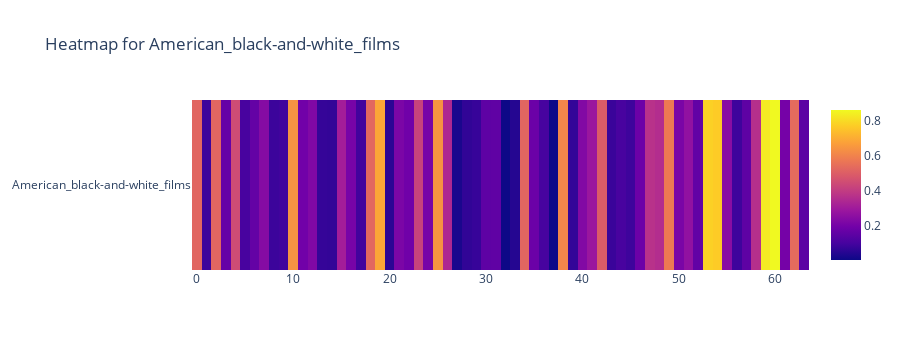
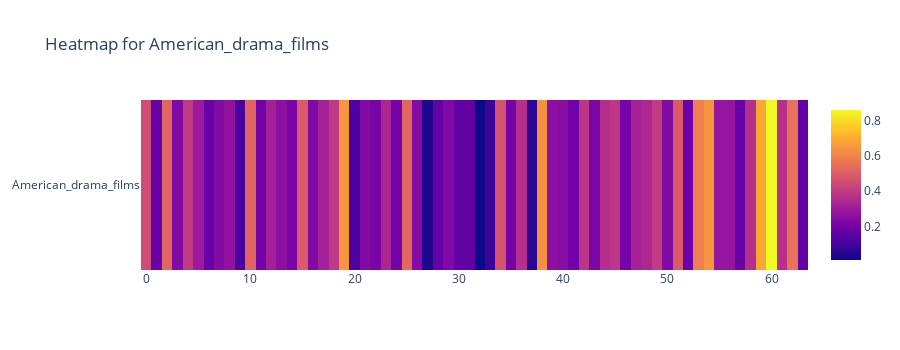
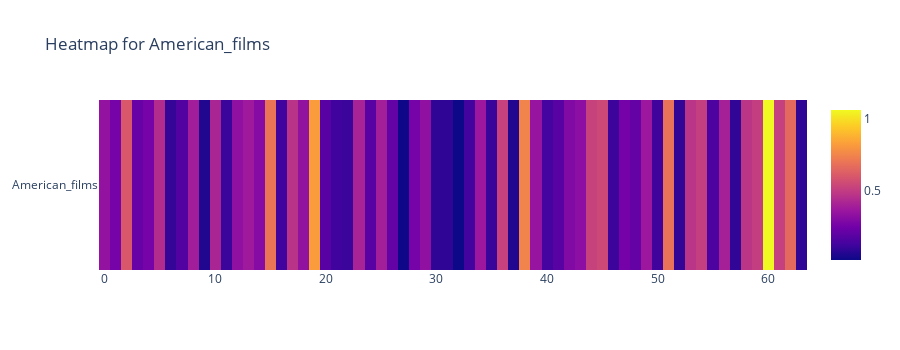
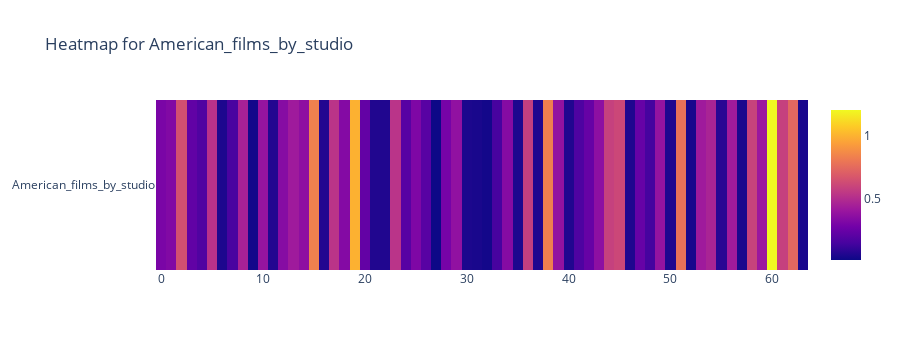

These figures' notebook cell, in order:
### Markdown cell above
## Building Heatmaps for each category
https://plotly.com/python/heatmaps/

### Code cell
for activ in cat_activations:
    fig = px.imshow(activ.T, title=f"Heatmap for {activ.columns[0]}", height=350)
    fig.show()

### Figure 1 — Plotly figure (JSON) as saved in the notebook; plotly's stock layout.template omitted (floating-point values rounded to 4 significant figures)
{"data": [{"coloraxis": "coloraxis", "hovertemplate": "x: %{x}<br>y: %{y}<br>color: %{z}<extra></extra>", "name": "0", "type": "heatmap", "x": [0, 1, 2, 3, 4, 5, 6, 7, 8, 9, 10, 11, 12, 13, 14, 15, 16, 17, 18, 19, 20, 21, 22, 23, 24, 25, 26, 27, 28, 29, 30, 31, 32, 33, 34, 35, 36, 37, 38, 39, 40, 41, 42, 43, 44, 45, 46, 47, 48, 49, 50, 51, 52, 53, 54, 55, 56, 57, 58, 59, 60, 61, 62, 63], "xaxis": "x", "y": ["American_black-and-white_films"], "yaxis": "y", "z": [[0.5216, 0.07926, 0.5219, 0.1672, 0.4458, 0.1001, 0.1629, 0.2368, 0.07944, 0.08758, 0.6383, 0.1901, 0.2246, 0.06734, 0.06452, 0.3076, 0.2041, 0.09011, 0.5275, 0.6869, 0.05102, 0.2136, 0.1887, 0.4195, 0.205, 0.6408, 0.3383, 0.02309, 0.06214, 0.07215, 0.149, 0.1537, 0.0009062, 0.04129, 0.522, 0.1774, 0.0993, 0.003033, 0.608, 0.06715, 0.228, 0.2839, 0.4921, 0.07674, 0.1017, 0.08344, 0.1796, 0.3696, 0.3537, 0.5745, 0.2098, 0.2638, 0.1586, 0.7803, 0.7698, 0.2439, 0.08404, 0.1493, 0.3615, 0.8342, 0.8634, 0.1983, 0.5355, 0.1423]]}], "layout": {"coloraxis": {"colorscale": [[0, "#0d0887"], [0.1111, "#46039f"], [0.2222, "#7201a8"], [0.3333, "#9c179e"], [0.4444, "#bd3786"], [0.5556, "#d8576b"], [0.6667, "#ed7953"], [0.7778, "#fb9f3a"], [0.8889, "#fdca26"], [1, "#f0f921"]]}, "height": 350, "title": {"text": "Heatmap for American_black-and-white_films"}, "xaxis": {"anchor": "y", "constrain": "domain", "domain": [0, 1], "scaleanchor": "y"}, "yaxis": {"anchor": "x", "autorange": "reversed", "constrain": "domain", "domain": [0, 1]}}}

### Figure 2 — Plotly figure (JSON) as saved in the notebook; plotly's stock layout.template omitted (floating-point values rounded to 4 significant figures)
{"data": [{"coloraxis": "coloraxis", "hovertemplate": "x: %{x}<br>y: %{y}<br>color: %{z}<extra></extra>", "name": "0", "type": "heatmap", "x": [0, 1, 2, 3, 4, 5, 6, 7, 8, 9, 10, 11, 12, 13, 14, 15, 16, 17, 18, 19, 20, 21, 22, 23, 24, 25, 26, 27, 28, 29, 30, 31, 32, 33, 34, 35, 36, 37, 38, 39, 40, 41, 42, 43, 44, 45, 46, 47, 48, 49, 50, 51, 52, 53, 54, 55, 56, 57, 58, 59, 60, 61, 62, 63], "xaxis": "x", "y": ["American_drama_films"], "yaxis": "y", "z": [[0.4499, 0.1777, 0.5221, 0.2356, 0.4005, 0.2982, 0.1763, 0.2384, 0.2713, 0.115, 0.5186, 0.1998, 0.3175, 0.2587, 0.214, 0.4905, 0.2332, 0.318, 0.3956, 0.646, 0.1173, 0.2381, 0.2136, 0.3381, 0.2083, 0.5274, 0.2423, 0.03962, 0.1704, 0.2305, 0.1616, 0.1648, 0.009847, 0.08438, 0.4668, 0.2042, 0.367, 0.06003, 0.6367, 0.2568, 0.249, 0.1961, 0.3853, 0.2186, 0.3605, 0.3879, 0.2073, 0.321, 0.3393, 0.402, 0.2359, 0.489, 0.1827, 0.5887, 0.6474, 0.2814, 0.2799, 0.1739, 0.3665, 0.6885, 0.8602, 0.3714, 0.5545, 0.1646]]}], "layout": {"coloraxis": {"colorscale": [[0, "#0d0887"], [0.1111, "#46039f"], [0.2222, "#7201a8"], [0.3333, "#9c179e"], [0.4444, "#bd3786"], [0.5556, "#d8576b"], [0.6667, "#ed7953"], [0.7778, "#fb9f3a"], [0.8889, "#fdca26"], [1, "#f0f921"]]}, "height": 350, "title": {"text": "Heatmap for American_drama_films"}, "xaxis": {"anchor": "y", "constrain": "domain", "domain": [0, 1], "scaleanchor": "y"}, "yaxis": {"anchor": "x", "autorange": "reversed", "constrain": "domain", "domain": [0, 1]}}}

### Figure 3 — Plotly figure (JSON) as saved in the notebook; plotly's stock layout.template omitted (floating-point values rounded to 4 significant figures)
{"data": [{"coloraxis": "coloraxis", "hovertemplate": "x: %{x}<br>y: %{y}<br>color: %{z}<extra></extra>", "name": "0", "type": "heatmap", "x": [0, 1, 2, 3, 4, 5, 6, 7, 8, 9, 10, 11, 12, 13, 14, 15, 16, 17, 18, 19, 20, 21, 22, 23, 24, 25, 26, 27, 28, 29, 30, 31, 32, 33, 34, 35, 36, 37, 38, 39, 40, 41, 42, 43, 44, 45, 46, 47, 48, 49, 50, 51, 52, 53, 54, 55, 56, 57, 58, 59, 60, 61, 62, 63], "xaxis": "x", "y": ["American_films"], "yaxis": "y", "z": [[0.3427, 0.2627, 0.5973, 0.219, 0.2626, 0.4435, 0.09883, 0.1699, 0.3884, 0.06092, 0.4173, 0.1123, 0.3327, 0.3753, 0.3029, 0.6987, 0.1237, 0.4694, 0.339, 0.8208, 0.1827, 0.1254, 0.1136, 0.4091, 0.1827, 0.3906, 0.2116, 0.02223, 0.2589, 0.3342, 0.08778, 0.08862, 0.01932, 0.1298, 0.3656, 0.1091, 0.5201, 0.05923, 0.7455, 0.3512, 0.1336, 0.183, 0.2959, 0.322, 0.523, 0.5454, 0.1159, 0.2558, 0.2163, 0.3683, 0.1221, 0.6922, 0.09704, 0.4727, 0.5119, 0.1523, 0.3983, 0.0925, 0.4763, 0.5061, 1.061, 0.5162, 0.658, 0.08751]]}], "layout": {"coloraxis": {"colorscale": [[0, "#0d0887"], [0.1111, "#46039f"], [0.2222, "#7201a8"], [0.3333, "#9c179e"], [0.4444, "#bd3786"], [0.5556, "#d8576b"], [0.6667, "#ed7953"], [0.7778, "#fb9f3a"], [0.8889, "#fdca26"], [1, "#f0f921"]]}, "height": 350, "title": {"text": "Heatmap for American_films"}, "xaxis": {"anchor": "y", "constrain": "domain", "domain": [0, 1], "scaleanchor": "y"}, "yaxis": {"anchor": "x", "autorange": "reversed", "constrain": "domain", "domain": [0, 1]}}}

### Figure 4 — Plotly figure (JSON) as saved in the notebook; plotly's stock layout.template omitted (floating-point values rounded to 4 significant figures)
{"data": [{"coloraxis": "coloraxis", "hovertemplate": "x: %{x}<br>y: %{y}<br>color: %{z}<extra></extra>", "name": "0", "type": "heatmap", "x": [0, 1, 2, 3, 4, 5, 6, 7, 8, 9, 10, 11, 12, 13, 14, 15, 16, 17, 18, 19, 20, 21, 22, 23, 24, 25, 26, 27, 28, 29, 30, 31, 32, 33, 34, 35, 36, 37, 38, 39, 40, 41, 42, 43, 44, 45, 46, 47, 48, 49, 50, 51, 52, 53, 54, 55, 56, 57, 58, 59, 60, 61, 62, 63], "xaxis": "x", "y": ["American_films_by_studio"], "yaxis": "y", "z": [[0.3, 0.3229, 0.6456, 0.226, 0.1721, 0.523, 0.04665, 0.1503, 0.4528, 0.02456, 0.3904, 0.05965, 0.3399, 0.4216, 0.364, 0.8377, 0.05886, 0.5315, 0.3334, 1.0, 0.2291, 0.0555, 0.05292, 0.5291, 0.195, 0.313, 0.1975, 0.009188, 0.2876, 0.3737, 0.04481, 0.03668, 0.02317, 0.1471, 0.3369, 0.04781, 0.5751, 0.05326, 0.8292, 0.3784, 0.05466, 0.168, 0.2385, 0.3623, 0.5838, 0.6098, 0.05245, 0.2395, 0.1441, 0.3861, 0.05311, 0.7788, 0.03713, 0.4226, 0.4641, 0.07323, 0.428, 0.04425, 0.5941, 0.4074, 1.21, 0.5809, 0.7384, 0.03651]]}], "layout": {"coloraxis": {"colorscale": [[0, "#0d0887"], [0.1111, "#46039f"], [0.2222, "#7201a8"], [0.3333, "#9c179e"], [0.4444, "#bd3786"], [0.5556, "#d8576b"], [0.6667, "#ed7953"], [0.7778, "#fb9f3a"], [0.8889, "#fdca26"], [1, "#f0f921"]]}, "height": 350, "title": {"text": "Heatmap for American_films_by_studio"}, "xaxis": {"anchor": "y", "constrain": "domain", "domain": [0, 1], "scaleanchor": "y"}, "yaxis": {"anchor": "x", "autorange": "reversed", "constrain": "domain", "domain": [0, 1]}}}
